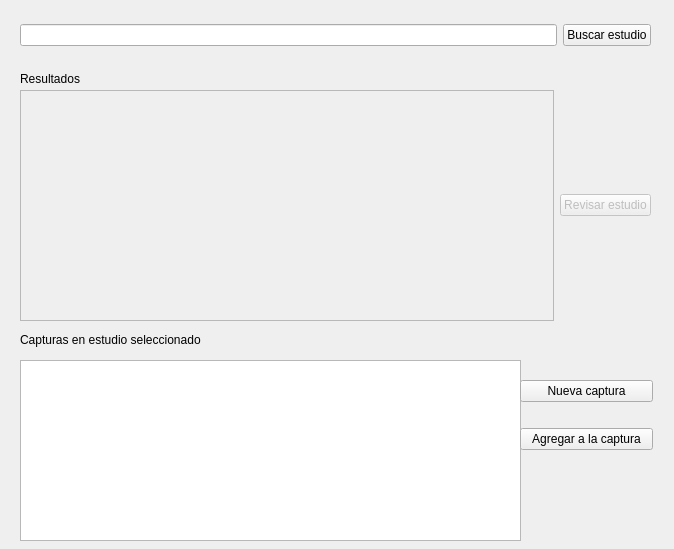
<?xml version="1.0" encoding="UTF-8"?>
<ui version="4.0">
 <class>Form</class>
 <widget class="QWidget" name="Form">
  <property name="geometry">
   <rect>
    <x>0</x>
    <y>0</y>
    <width>674</width>
    <height>549</height>
   </rect>
  </property>
  <property name="windowTitle">
   <string>Form</string>
  </property>
  <widget class="QWidget" name="gridLayoutWidget">
   <property name="geometry">
    <rect>
     <x>20</x>
     <y>10</y>
     <width>631</width>
     <height>51</height>
    </rect>
   </property>
   <layout class="QGridLayout" name="gridLayout">
    <item row="0" column="1">
     <widget class="QPushButton" name="pushButton">
      <property name="text">
       <string>Buscar estudio</string>
      </property>
     </widget>
    </item>
    <item row="0" column="0">
     <widget class="QLineEdit" name="lineEdit"/>
    </item>
   </layout>
  </widget>
  <widget class="QWidget" name="gridLayoutWidget_2">
   <property name="geometry">
    <rect>
     <x>20</x>
     <y>90</y>
     <width>631</width>
     <height>231</height>
    </rect>
   </property>
   <layout class="QGridLayout" name="gridLayout_2">
    <item row="1" column="0">
     <widget class="QListWidget" name="listWidget">
      <property name="enabled">
       <bool>false</bool>
      </property>
     </widget>
    </item>
    <item row="1" column="1">
     <widget class="QPushButton" name="pushButton_2">
      <property name="enabled">
       <bool>false</bool>
      </property>
      <property name="text">
       <string>Revisar estudio</string>
      </property>
     </widget>
    </item>
   </layout>
  </widget>
  <widget class="QLabel" name="label">
   <property name="geometry">
    <rect>
     <x>20</x>
     <y>70</y>
     <width>71</width>
     <height>17</height>
    </rect>
   </property>
   <property name="text">
    <string>Resultados</string>
   </property>
  </widget>
  <widget class="QWidget" name="gridLayoutWidget_3">
   <property name="geometry">
    <rect>
     <x>20</x>
     <y>360</y>
     <width>501</width>
     <height>181</height>
    </rect>
   </property>
   <layout class="QGridLayout" name="gridLayout_3">
    <item row="0" column="0">
     <widget class="QListWidget" name="listWidget_2"/>
    </item>
   </layout>
  </widget>
  <widget class="QLabel" name="label_2">
   <property name="geometry">
    <rect>
     <x>20</x>
     <y>330</y>
     <width>211</width>
     <height>20</height>
    </rect>
   </property>
   <property name="text">
    <string>Capturas en estudio seleccionado</string>
   </property>
  </widget>
  <widget class="QWidget" name="verticalLayoutWidget">
   <property name="geometry">
    <rect>
     <x>520</x>
     <y>360</y>
     <width>133</width>
     <height>111</height>
    </rect>
   </property>
   <layout class="QVBoxLayout" name="verticalLayout_2">
    <item>
     <widget class="QPushButton" name="pushButton_3">
      <property name="text">
       <string>Nueva captura</string>
      </property>
     </widget>
    </item>
    <item>
     <widget class="QPushButton" name="pushButton_4">
      <property name="text">
       <string>Agregar a la captura</string>
      </property>
     </widget>
    </item>
   </layout>
  </widget>
 </widget>
 <resources/>
 <connections/>
</ui>
